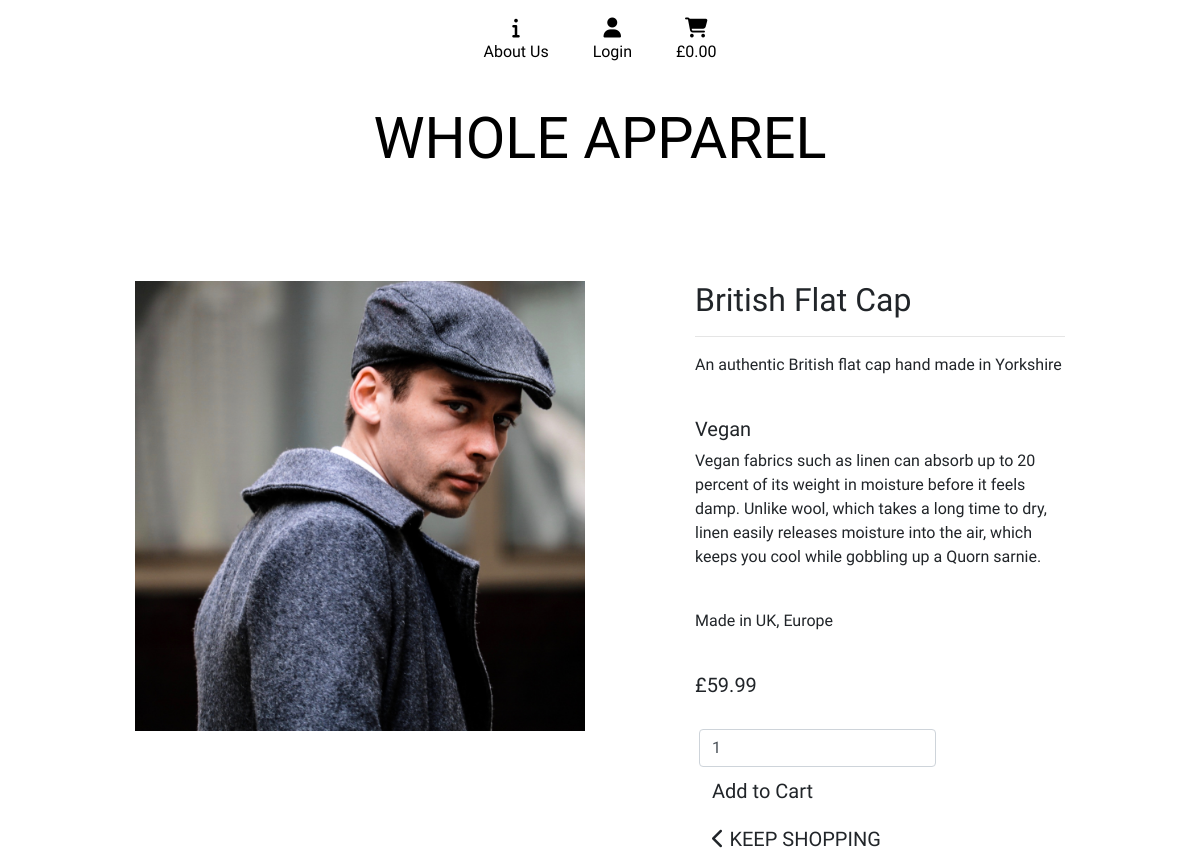
The page /products/1/ on the database its author committed.
### products/models.py (models this page shows, shortened)
class Product(models.Model):
    category = models.ForeignKey('Category', null=True,
                                 blank=True, on_delete=models.SET_NULL)
    continent = models.ForeignKey('Continent', null=True,
                                  blank=True, on_delete=models.SET_NULL)
    sustainable_trait = models.ForeignKey('SustainableTrait', null=True,
                                          blank=True,
                                          on_delete=models.SET_NULL)
    name = models.CharField(max_length=100)
    description = models.CharField(max_length=250)
    nation_of_origin = models.CharField(max_length=20)
    price = models.DecimalField(max_digits=6, decimal_places=2)
    image = models.ImageField(null=True, blank=True)

class SustainableTrait(models.Model):
    class Meta:
        verbose_name_plural = 'Sustainable Traits'
    name = models.CharField(max_length=100)
    name = models.CharField(max_length=100)
    description = models.CharField(max_length=250)

class Continent(models.Model):
    class Meta:
        verbose_name_plural = 'Continents'
    name = models.CharField(max_length=100)
    readable_name = models.CharField(max_length=250, null=True, blank=True)

### products/views.py (the view)
# urls.py: path('<int:product_id>/', views.get_product, name='get_product'),
def get_product(request, product_id):
    product = get_object_or_404(Product, pk=product_id)
    context = {
        'product': product,
    }
    return render(request, 'products/get_product.html', context)

### cart/contexts.py (called while the page is built, shortened)
def cart_contents(request):
    cart_items = []
    total = 0
    product_count = 0
    cart = request.session.get('cart', {})
    cart_plus_ship = total
    context = {
        'cart_items': cart_items,
        'total': total,
        'product_count': product_count,
        'cart_plus_ship': cart_plus_ship,
    }
    return context

### products/templates/products/get_product.html (shortened to what this page needs)
{% extends "base.html" %} {% load static %} {% block page_header %}
<div class="container spacer">
</div>
{% endblock %} {% block content %}
<div class="container">
  <div class="row">
    <div class="col-sm-12 col-md-6">
      <img
        class="get-product-image"
        src="{{ product.image.url }}"
        alt="{{ product.name }}"
      />
    </div>
    <div class="col-md-1"></div>
    <div class="col-sm-12 col-md-5">
      <h2>{{ product.name }}</h2>
      <hr />
      <p>{{ product.description }}</p>
      <br />
      <h5>{{ product.sustainable_trait.name }}</h5>
      <p>{{ product.sustainable_trait.description }}</p>
      <br />
      <p>Made in {{ product.nation_of_origin }}, {{ product.continent.name }}</p>
      <br>
      <h5>£{{ product.price }}</h5>
      <br />
      <form class="form" method="POST" action="{% url 'add_to_cart' product.id %}">
        <div class="addcart_form row">
          <div class="col-8 row mx-1 input-group">
            <input
              class="form-control quantity"
              name="quantity"
              type="number"
              value="1"
              min="1"
              max="99"
              data-item_id="{{ product.id }}"
              id="id_qty_{{ product.id }}"
            />
          </div>
          <div class="col-12">
            <input
              type="submit"
              class="btn btn-outline-black rounded-0 btn-lg"
              value="Add to Cart"
              ></input>
          </div>
          <div class="col-12">
              <a href="{% url 'products' %}" class="btn btn-outline-black       rounded-0 btn-lg">
                <span class="icon">
                    <i class="fas fa-chevron-left"></i>
                </span>
                <span class="text-uppercase">Keep Shopping</span>
            </a>
          </div>
        </div>
      </form>
    </div>
  </div>
</div>
{% endblock %}

### static/css/base.css (style rules this page uses)
html { height: 100%; }
body { height: calc(100vh - 164px); font-family: "Exo 2", sans-serif; }
.spacer { height: 100px; }
.get-product-image { width: 100%; }
@media (min-width: 1200px) { .container { max-width: 80%; } }

### rows shown on the page
Product: image (picture), name "British Flat Cap", description "An authentic British flat cap hand made in Yorkshire", sustainable_trait.name "Vegan", sustainable_trait.description "Vegan fabrics such as linen can absorb up to 20 percent of its weight in moisture before it feels damp. Unlike wool, which takes a long time to dry, linen easily releases moisture into the air, which keeps you cool while gobbling up a Quorn sarnie.", nation_of_origin "UK", continent.name "Europe", price "59.99", quantity "1"
